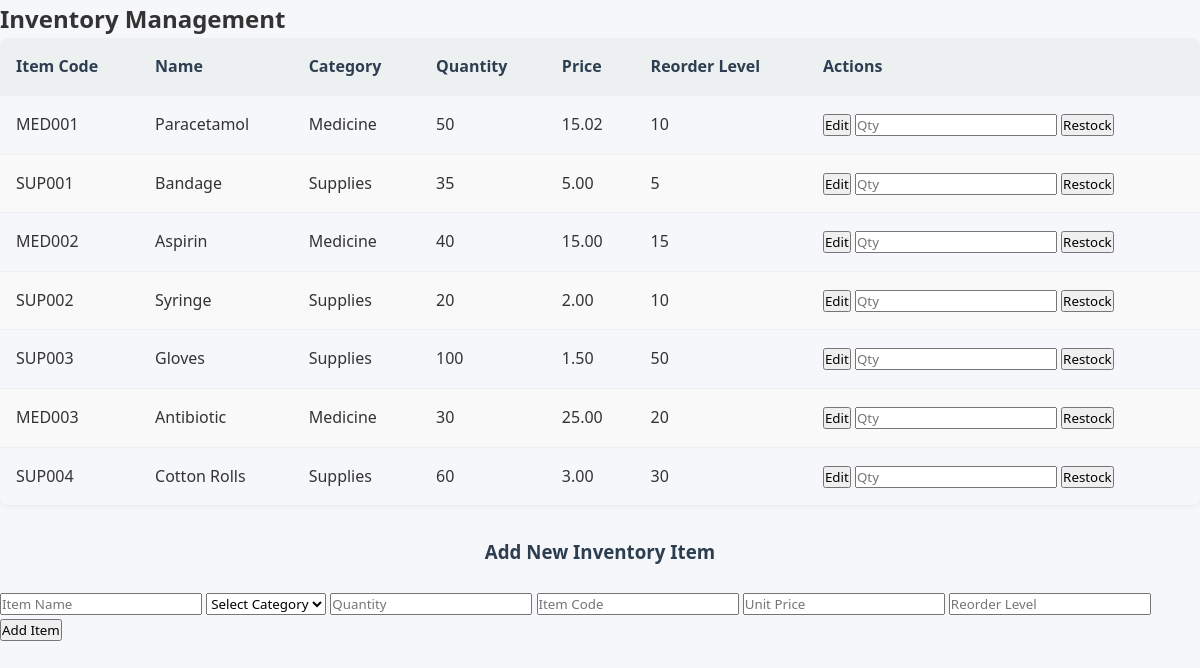
The page /backend_work/inventory_management.php (signed in) on the database its author committed.
### tables this page shows
CREATE TABLE IF NOT EXISTS `inventory` (
  `ItemID` int NOT NULL AUTO_INCREMENT,
  `ItemName` varchar(100) NOT NULL,
  `Category` varchar(50) DEFAULT NULL,
  `Quantity` int DEFAULT NULL,
  `ItemCode` varchar(20) DEFAULT NULL,
  `Price` decimal(10,2) NOT NULL,
  `OrderLevel` int DEFAULT NULL,
  PRIMARY KEY (`ItemID`),
  UNIQUE KEY `ItemCode` (`ItemCode`)
);

### backend_work/inventory_management.php (the view, shortened to what this page needs)
<?php
require 'db.php';
$items = [];
$result = $conn->query("SELECT * FROM inventory");
while ($row = $result->fetch_assoc()) {
    $items[] = $row;
}
?>
<!DOCTYPE html>
<html lang="en">
<head>
</head>
<body>
<h2>Inventory Management</h2>
<table>
    <thead>
        <tr>
            <th>Item Code</th>
            <th>Name</th>
            <th>Category</th>
            <th>Quantity</th>
            <th>Price</th>
            <th>Reorder Level</th>
            <th>Actions</th>
        </tr>
    </thead>
    <tbody>
        <?php foreach ($items as $item): ?>
        <tr>
            <td><?= htmlspecialchars($item['ItemCode']) ?></td>
            <td><?= htmlspecialchars($item['ItemName']) ?></td>
            <td><?= htmlspecialchars($item['Category']) ?></td>
            <td><?= $item['Quantity'] ?></td>
            <td><?= $item['Price'] ?></td>
            <td><?= $item['OrderLevel'] ?></td>
            <td>
                <form style="display:inline-block;" method="POST">
                    <button name="edit_item_form">Edit</button>
                </form>
                <form style="display:inline-block;" method="POST">
                    <input type="number" name="restock_qty" placeholder="Qty" min="1" required>
                    <button name="restock_item">Restock</button>
                </form>
            </td>
        </tr>
        <?php endforeach; ?>
    </tbody>
</table>
<form method="POST">
    <h3>Add New Inventory Item</h3>
    <input type="text" name="item_name" placeholder="Item Name" required>
    <select name="category" required>
        <option value="">Select Category</option>
    </select>
    <input type="number" name="quantity" placeholder="Quantity" required>
    <input type="text" name="item_code" placeholder="Item Code" required>
    <input type="number" step="0.01" name="price" placeholder="Unit Price" required>
    <input type="number" name="order_level" placeholder="Reorder Level">
    <button name="add_item">Add Item</button>
</form>
</body>
</html>

### backend_work/inventory_management.php (style rules this page uses)
:root { --primary-color: #2c3e50; --secondary-color: #3498db; --accent-color: #e74c3c; --light-color: #ecf0f1; --dark-color: #2c3e50; --success-color: #27ae60; --warning-color: #f39c12; --border-radius: 8px; --box-shadow: 0 4px 6px rgba(0, 0, 0, 0.1); }
* { margin: 0; padding: 0; box-sizing: border-box; font-family: 'Segoe UI', Tahoma, Geneva, Verdana, sans-serif; }
body { background-color: #f5f7fa; color: #333; line-height: 1.6; }
h1, h3 { color: var(--primary-color); margin-bottom: 1.5rem; text-align: center; }
table { width: 100%; border-collapse: collapse; margin-bottom: 2rem; border-radius: var(--border-radius); overflow: hidden; box-shadow: 0 2px 4px rgba(0, 0, 0, 0.05); }
thead th { background-color: var(--light-color); color: var(--dark-color); padding: 1rem; text-align: left; font-weight: bold; }
tbody td { padding: 1rem; border-bottom: 1px solid var(--light-color); }
tbody tr:last-child td { border-bottom: none; }
tbody tr:nth-child(even) { background-color: #f9f9f9; }

### rows shown on the page
inventory: ItemCode "MED001", ItemName "Paracetamol", Category "Medicine", Quantity "50", Price "15.02", OrderLevel "10"
inventory: ItemCode "SUP001", ItemName "Bandage", Category "Supplies", Quantity "35", Price "5.00", OrderLevel "5"
inventory: ItemCode "MED002", ItemName "Aspirin", Category "Medicine", Quantity "40", Price "15.00", OrderLevel "15"
inventory: ItemCode "SUP002", ItemName "Syringe", Category "Supplies", Quantity "20", Price "2.00", OrderLevel "10"
inventory: ItemCode "SUP003", ItemName "Gloves", Category "Supplies", Quantity "100", Price "1.50", OrderLevel "50"
inventory: ItemCode "MED003", ItemName "Antibiotic", Category "Medicine", Quantity "30", Price "25.00", OrderLevel "20"
inventory: ItemCode "SUP004", ItemName "Cotton Rolls", Category "Supplies", Quantity "60", Price "3.00", OrderLevel "30"
